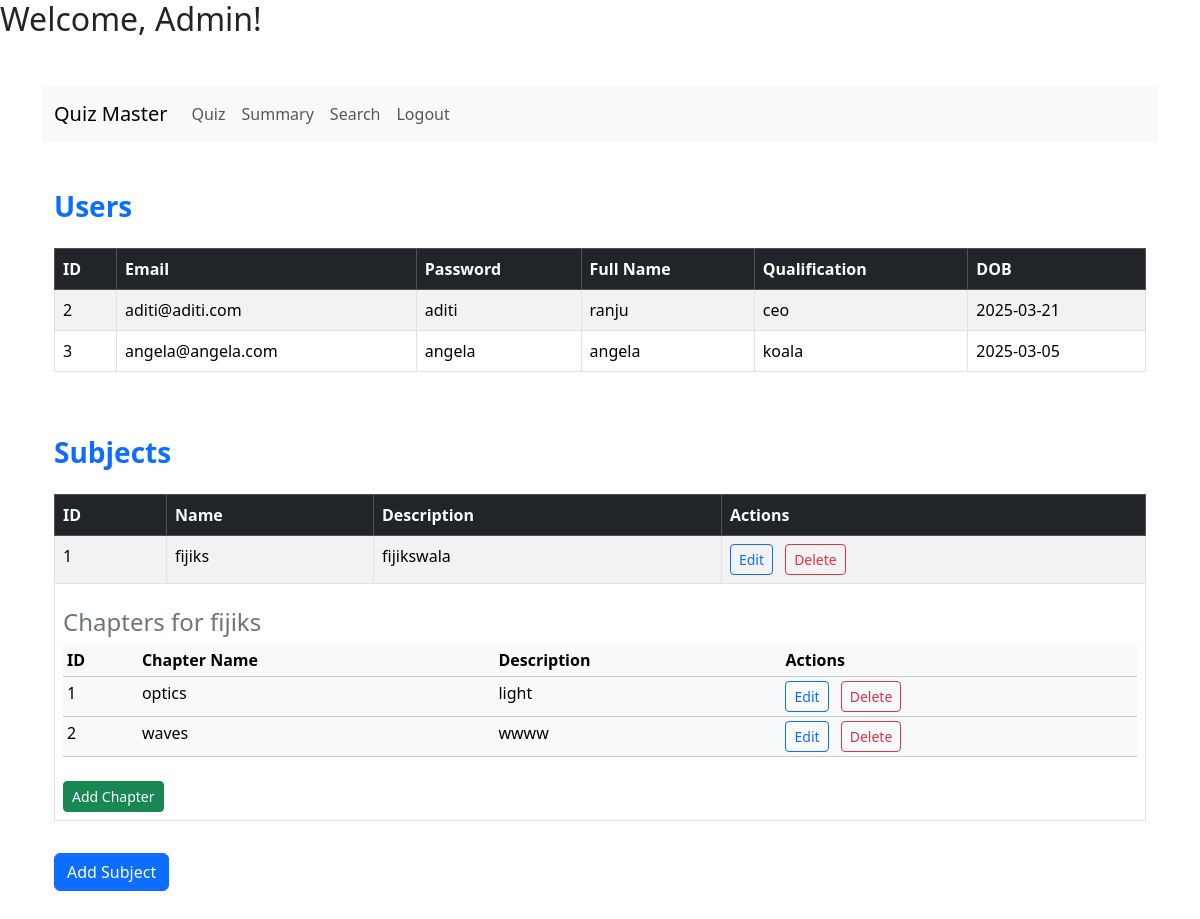
Before: /dashboard/admin/1 with the older database file.
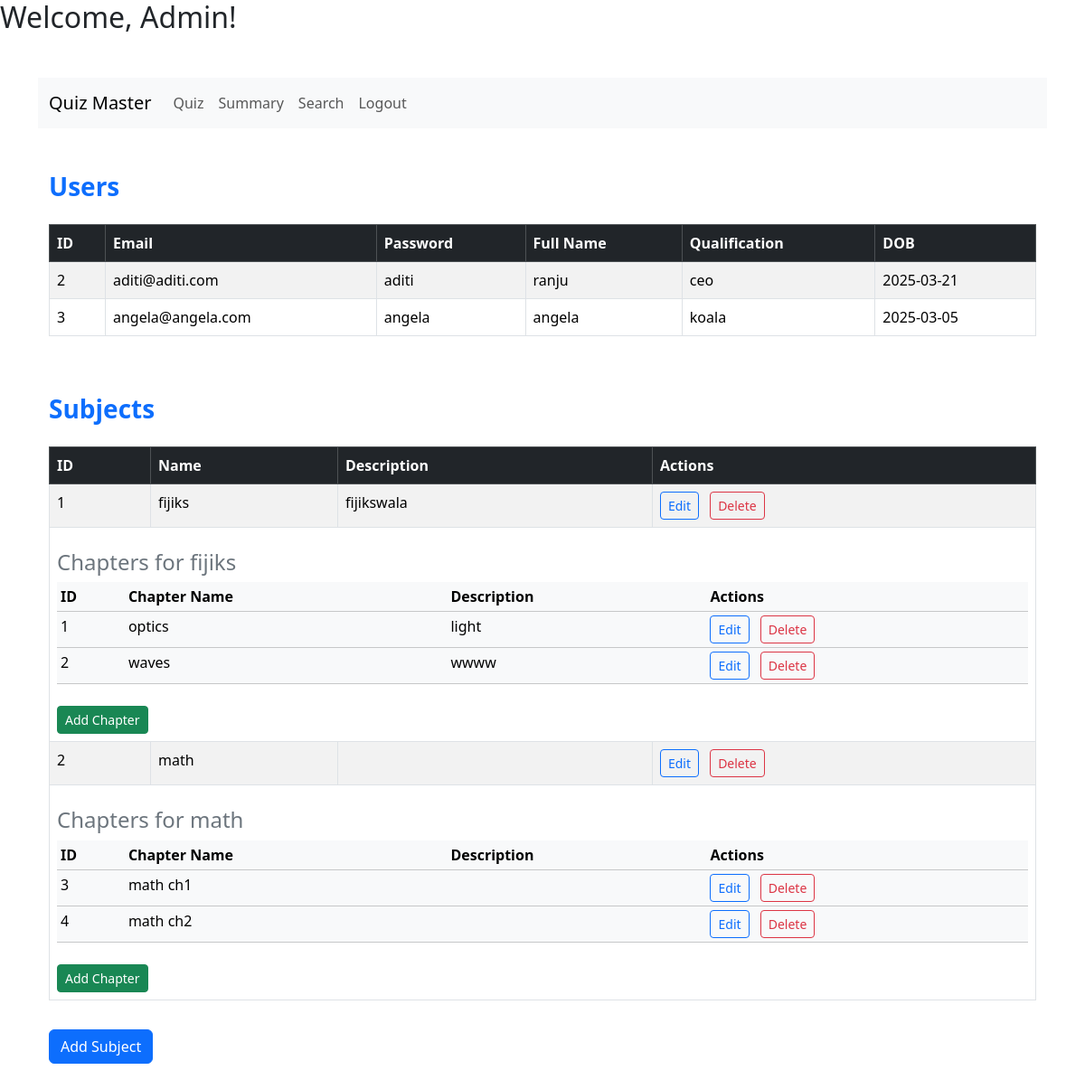
After: the same page with the newer database file.
### models/user.py (models this page shows)
class User(db.Model):
    id = db.Column(db.Integer, primary_key=True, autoincrement=True)
    email = db.Column(db.String(150), unique=True, nullable=False)
    password = db.Column(db.String(150), nullable=False)
    fullname = db.Column(db.String(150), nullable=False)
    qualification = db.Column(db.String(150))
    dob = db.Column(db.Date)
    role=db.Column(db.String(150),nullable=False,default="user")

### models/subject.py (models this page shows)
class Subject(db.Model):
    id = db.Column(db.Integer, primary_key=True)
    name = db.Column(db.String(150), nullable=False,unique=True)
    description = db.Column(db.Text)
    chapters = db.relationship('Chapter', backref='subject', lazy=True)

### models/chapter.py (models this page shows)
class Chapter(db.Model):
    id = db.Column(db.Integer, primary_key=True)
    name = db.Column(db.String(150), nullable=False,unique=True)
    description = db.Column(db.Text)
    subject_id = db.Column(db.Integer, db.ForeignKey('subject.id'), nullable=False)
    quizzes = db.relationship('Quiz', backref='chapter', lazy=True)

### app.py (the view)
@app.route("/dashboard/<string:role>/<int:id>")
def path(role, id):
    if role == "user":
        name = User.query.filter_by(id=id).fullname
        return redirect(url_for("userdashboard", id=id, name=name))
    elif role == "admin":
        return render_template(
            "admindashboard.html", users=User.query.all(), subjects=Subject.query.all()
        )

### templates/admindashboard.html (shortened to what the changed rows need)
{% extends "base.html" %}
{% block content %}
<div class="container my-5">
    <div class="table-responsive">
        <table class="table table-striped table-hover table-bordered">
            <thead class="table-dark">
                <tr>
                    <th scope="col">ID</th>
                    <th scope="col">Email</th>
                    <th scope="col">Password</th>
                    <th scope="col">Full Name</th>
                    <th scope="col">Qualification</th>
                    <th scope="col">DOB</th>
                </tr>
            </thead>
            <tbody>
                {% for user in users %}
                {% if user.role != "admin" %}
                <tr>
                    <td>{{ user.id }}</td>
                    <td>{{ user.email }}</td>
                    <td>{{ user.password }}</td>
                    <td>{{ user.fullname }}</td>
                    <td>{{ user.qualification }}</td>
                    <td>{{ user.dob }}</td>
                </tr>
                {% endif %}
                {% endfor %}
            </tbody>
        </table>
    </div>
    <div class="table-responsive">
        <table class="table table-striped table-hover table-bordered">
            <thead class="table-dark">
                <tr>
                    <th scope="col">ID</th>
                    <th scope="col">Name</th>
                    <th scope="col">Description</th>
                    <th scope="col">Actions</th>
                </tr>
            </thead>
            <tbody>
                {% for subject in subjects %}
                <tr>
                    <td>{{ subject.id }}</td>
                    <td>{{ subject.name }}</td>
                    <td>{{ subject.description }}</td>
                    <td>
                        <button type="button" onclick="location.href='{{ url_for('editsubject', id=subject.id) }}'" class="btn btn-outline-primary btn-sm me-2">Edit</button>
                        <button type="button" onclick="location.href='{{ url_for('deletesubject', id=subject.id) }}'" class="btn btn-outline-danger btn-sm">Delete</button>
                    </td>
                </tr>
                <tr>
                    <td colspan="4">
                        <h4 class="mt-3 text-secondary">Chapters for {{ subject.name }}</h4>
                        <div class="table-responsive">
                            <table class="table table-light table-sm">
                                <thead>
                                    <tr>
                                        <th scope="col">ID</th>
                                        <th scope="col">Chapter Name</th>
                                        <th scope="col">Description</th>
                                        <th scope="col">Actions</th>
                                    </tr>
                                </thead>
                                <tbody>
                                    {% for chapter in subject.chapters %}
                                    {% if chapter is not none %}
                                    <tr>
                                        <td>{{ chapter.id }}</td>
                                        <td>{{ chapter.name }}</td>
                                        <td>{{ chapter.description }}</td>
                                        <td>
                                            <button type="button" onclick="location.href='{{ url_for('editchapter', id=chapter.id) }}'" class="btn btn-outline-primary btn-sm me-2">Edit</button>
                                            <button type="button" onclick="location.href='{{ url_for('deletechapter', id=chapter.id) }}'" class="btn btn-outline-danger btn-sm">Delete</button>
                                        </td>
                                    </tr>
                                    {% endif %}
                                    {% endfor %}
                                </tbody>
                            </table>
                        </div>
                        <button type="button" onclick="location.href='{{ url_for('addchapter', subjectid=subject.id) }}'" class="btn btn-success btn-sm mt-2">Add Chapter</button>
                    </td>
                </tr>
                {% endfor %}
            </tbody>
        </table>
    </div>
</div>
{% endblock %}

Changed rows visible on the page:
added Subject: id "2", name "math"
added Chapter: id "3", name "math ch1", shown under "2"
added Chapter: id "4", name "math ch2", shown under "2"
